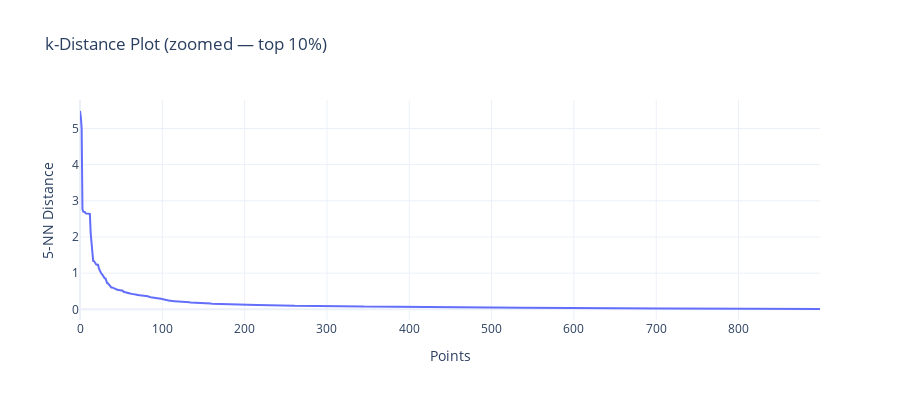

Notebook code for this chart:
### Code cell
# Zoom in — focus on the elbow region
fig = go.Figure()
fig.add_trace(go.Scatter(
    y=k_distances[:int(len(k_distances) * 0.1)],
    mode="lines",
    name=f"Top 10% distances",
))
fig.update_layout(
    title="k-Distance Plot (zoomed — top 10%)",
    xaxis_title="Points",
    yaxis_title=f"{k}-NN Distance",
    height=400, template="plotly_white",
)
fig.show()

# Suggest eps candidates from distribution percentiles
for pct in [50, 75, 90, 95, 99]:
    eps_val = np.percentile(distances[:, -1], pct)
    print(f"  P{pct} of {k}-NN distances: {eps_val:.3f}")

### Figure 1 — Plotly figure (JSON) as saved in the notebook; plotly's stock layout.template omitted (floating-point values rounded to 4 significant figures; data arrays with more than 128 entries replaced by an {"elided": "..."} marker saying what was removed)
{"data": [{"mode": "lines", "name": "Top 10% distances", "type": "scatter", "y": {"elided": "900 float values"}}], "layout": {"height": 400, "title": {"text": "k-Distance Plot (zoomed — top 10%)"}, "xaxis": {"title": {"text": "Points"}}, "yaxis": {"title": {"text": "5-NN Distance"}}}}
